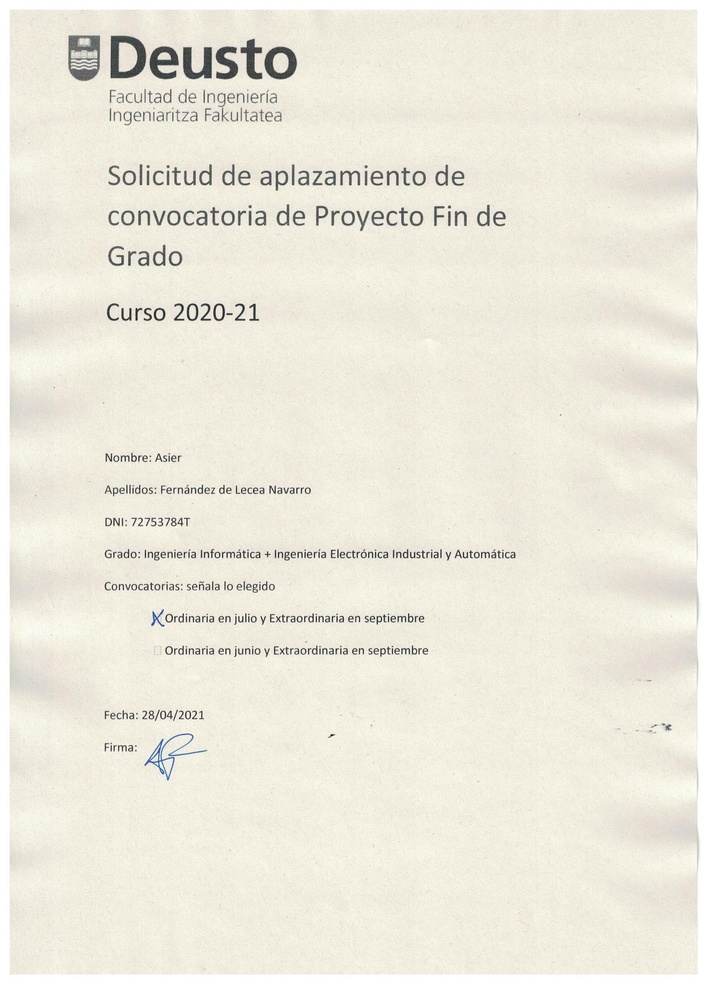
//> input picture generate_dataset/prueba/Image.jpg, 716 x 985 px, shrunk from 1700 x 2338 before the run
$ ./idea00_codez   (built with g++ and OpenCV 4)
//> lines starting //> are read from the running program, lines starting //| are printed output that depends on the picture; after the words box and inside, x2 and y2 are one past the last pixel; in counts of white or black regions, pixels touching at a corner belong together
/**
 * Automatic perspective correction for quadrilateral objects. See the tutorial at
 * http://opencv-code.com/tutorials/automatic-perspective-correction-for-quadrilateral-objects/
 */
#include <opencv2/imgproc/imgproc.hpp>
#include <opencv2/highgui/highgui.hpp>
#include <iostream>

cv::Point2f center(0,0);

cv::Point2f computeIntersect(cv::Vec4i a,
                             cv::Vec4i b)
{
	int x1 = a[0], y1 = a[1], x2 = a[2], y2 = a[3], x3 = b[0], y3 = b[1], x4 = b[2], y4 = b[3];
	float denom;

	if (float d = ((float)(x1 - x2) * (y3 - y4)) - ((y1 - y2) * (x3 - x4)))
	{
		cv::Point2f pt;
		pt.x = ((x1 * y2 - y1 * x2) * (x3 - x4) - (x1 - x2) * (x3 * y4 - y3 * x4)) / d;
		pt.y = ((x1 * y2 - y1 * x2) * (y3 - y4) - (y1 - y2) * (x3 * y4 - y3 * x4)) / d;
		return pt;
	}
	else
		return cv::Point2f(-1, -1);
}

void sortCorners(std::vector<cv::Point2f>& corners,
                 cv::Point2f center)
{
	std::vector<cv::Point2f> top, bot;

	for (int i = 0; i < corners.size(); i++)
	{
		if (corners[i].y < center.y)
			top.push_back(corners[i]);
		else
			bot.push_back(corners[i]);
	}
	corners.clear();

	if (top.size() == 2 && bot.size() == 2){
		cv::Point2f tl = top[0].x > top[1].x ? top[1] : top[0];
		cv::Point2f tr = top[0].x > top[1].x ? top[0] : top[1];
		cv::Point2f bl = bot[0].x > bot[1].x ? bot[1] : bot[0];
		cv::Point2f br = bot[0].x > bot[1].x ? bot[0] : bot[1];


		corners.push_back(tl);
		corners.push_back(tr);
		corners.push_back(br);
		corners.push_back(bl);
	}
}

int main()
{
	cv::Mat src = cv::imread("image.jpg");
//> src is the input picture: 985 rows x 716 cols, CV_8UC3; mean B, G, R 220.7, 233.7, 236.8
	if (src.empty())
		return -1;

	cv::Mat bw;
	cv::cvtColor(src, bw, CV_BGR2GRAY);
	cv::blur(bw, bw, cv::Size(3, 3));
	cv::Canny(bw, bw, 100, 100, 3);
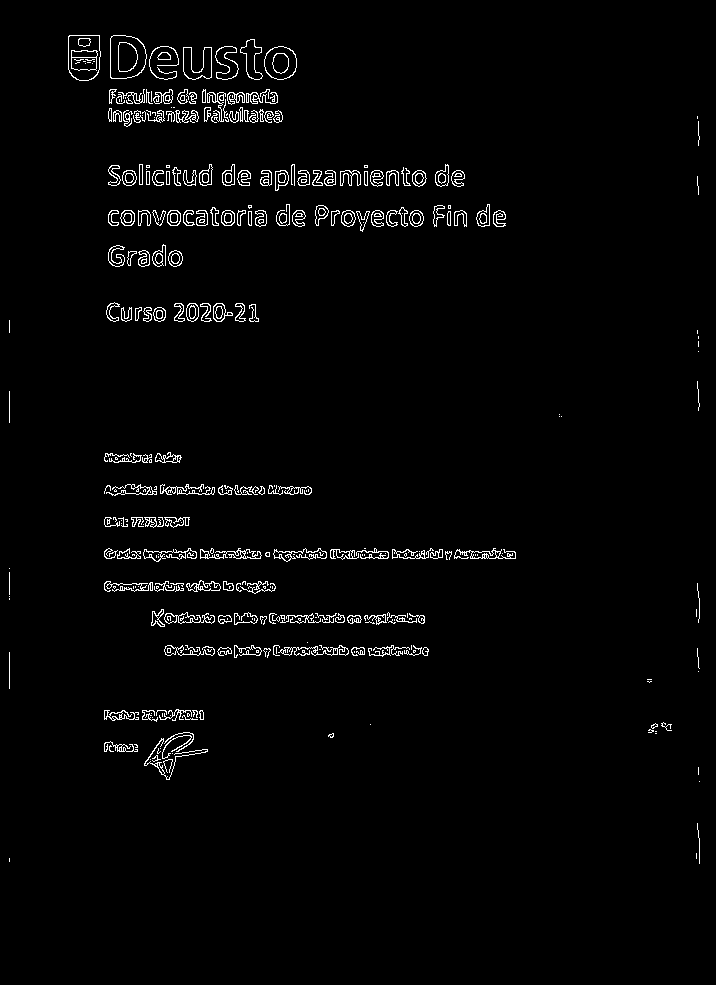
//> bw: 985 rows x 716 cols, CV_8UC1; 2.2% white in thin lines or dots, all inside (x1, y1, x2, y2) = (9, 35, 700, 864)

	std::vector<cv::Vec4i> lines;
	cv::HoughLinesP(bw, lines, 1, CV_PI/180, 70, 30, 10);
//> lines = 88 lines (x1, y1, x2, y2), first 8: [104, 551, 259, 551], [274, 557, 515, 557], [380, 553, 514, 551], [308, 558, 515, 558], [109, 213, 265, 213], [108, 182, 461, 182], [109, 173, 463, 173], [104, 554, 515, 554]

	// Expand the lines
	for (int i = 0; i < lines.size(); i++)
	{
		cv::Vec4i v = lines[i];
		lines[i][0] = 0;
		lines[i][1] = ((float)v[1] - v[3]) / (v[0] - v[2]) * -v[0] + v[1];
		lines[i][2] = src.cols;
		lines[i][3] = ((float)v[1] - v[3]) / (v[0] - v[2]) * (src.cols - v[2]) + v[3];
	}
//> this loop made 88 passes
//> v on passes 1 to 12: [104, 551, 259, 551], [274, 557, 515, 557], [380, 553, 514, 551], [308, 558, 515, 558], [109, 213, 265, 213], [108, 182, 461, 182], [109, 173, 463, 173], [104, 554, 515, 554], [111, 225, 265, 225], [108, 222, 303, 222], [104, 555, 515, 555], [151, 622, 395, 622]
//> after the loop, lines = 88 items, first 8: [0, 551, 716, 551], [0, 557, 716, 557], [0, 558, 716, 547], [0, 558, 716, 558], [0, 213, 716, 213], [0, 182, 716, 182], [0, 173, 716, 173], [0, 554, 716, 554]

	std::vector<cv::Point2f> corners;
	for (int i = 0; i < lines.size(); i++)
	{
		for (int j = i+1; j < lines.size(); j++)
		{
			cv::Point2f pt = computeIntersect(lines[i], lines[j]);
			if (pt.x >= 0 && pt.y >= 0)
				corners.push_back(pt);
		}
	}
//> this loop made 88 passes
//> after the loop, corners = 651 Points (x, y), first 12: [455.6, 551], [6639.3, 551], [6704.4, 551], [22613.7, 551], [8723.9, 551], [24539.3, 551], [35084, 551], [65.09, 557], [6248.7, 557], [6313.8, 557], [22971.7, 557], [8837, 557]

	std::vector<cv::Point2f> approx;
	cv::approxPolyDP(cv::Mat(corners), approx, cv::arcLength(cv::Mat(corners), true) * 0.02, true);
//> approx = 1 Point (x, y): [0, 120]

	if (approx.size() != 4)
	{
		std::cout << "The object is not quadrilateral!" << std::endl;
//> (the run ends here: the program exits with an error code, at `return -1;`)
